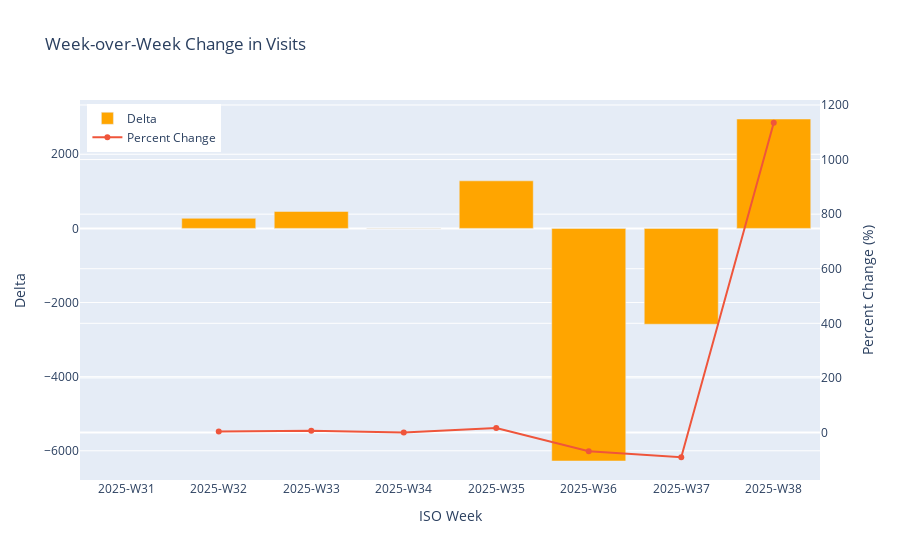

Notebook cell for this chart:
### Markdown cell above
## 6. Visualize Week-over-Week Change

Line and bar chart for week-over-week change in visits.

### Code cell
# Week-over-week change
wow_fig = go.Figure()
wow_fig.add_trace(go.Bar(x=wow['iso_week'], y=wow['delta'], name='Delta', marker_color='orange'))
wow_fig.add_trace(go.Scatter(x=wow['iso_week'], y=wow['pct_change'], name='Percent Change', yaxis='y2', mode='lines+markers'))
wow_fig.update_layout(
    title='Week-over-Week Change in Visits',
    xaxis_title='ISO Week',
    yaxis=dict(title='Delta'),
    yaxis2=dict(title='Percent Change (%)', overlaying='y', side='right'),
    legend=dict(x=0.01, y=0.99)
)
wow_fig.show()

### Figure 1 — Plotly figure (JSON) as saved in the notebook; plotly's stock layout.template omitted (floating-point values rounded to 4 significant figures)
{"data": [{"marker": {"color": "orange"}, "name": "Delta", "type": "bar", "x": ["2025-W31", "2025-W32", "2025-W33", "2025-W34", "2025-W35", "2025-W36", "2025-W37", "2025-W38"], "y": [NaN, 272.0, 457.0, -9.0, 1283.0, -6275.0, -2585.0, 2951.0]}, {"mode": "lines+markers", "name": "Percent Change", "type": "scatter", "x": ["2025-W31", "2025-W32", "2025-W33", "2025-W34", "2025-W35", "2025-W36", "2025-W37", "2025-W38"], "y": [NaN, 3.82, 6.18, -0.11, 16.37, -68.8, -90.86, 1135.0], "yaxis": "y2"}], "layout": {"legend": {"x": 0.01, "y": 0.99}, "title": {"text": "Week-over-Week Change in Visits"}, "xaxis": {"title": {"text": "ISO Week"}}, "yaxis": {"title": {"text": "Delta"}}, "yaxis2": {"overlaying": "y", "side": "right", "title": {"text": "Percent Change (%)"}}}}
